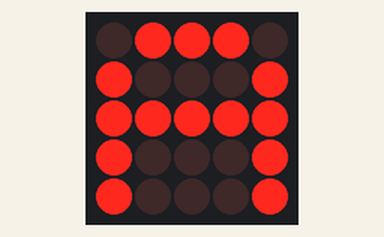
The sketch below on a simulated Arduino Uno, built with avr-gcc and run on an emulated ATmega328P. On the bench: 5×5 LED matrix. Wiring (inferred from the names in the program): LED matrix (orientation assumed): rows pin 1, pin 2, pin 3, pin 4, pin 5; columns pin 6, pin 7, pin 8, pin 9, pin 10.

Above: at 0.1 s.
At 5.1 s:
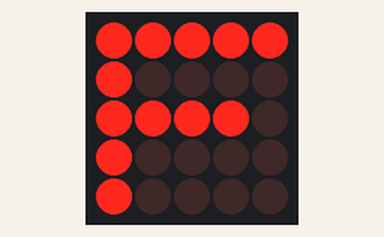
At 10.1 s:
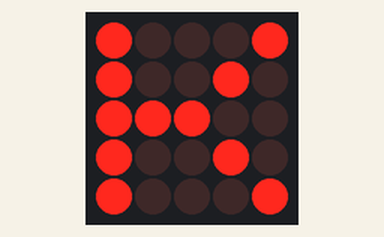
At 19.2 s:
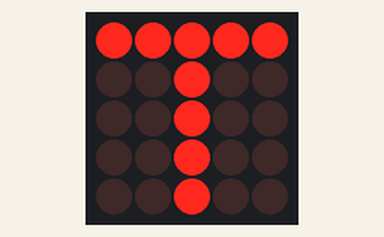
At 29.2 s:
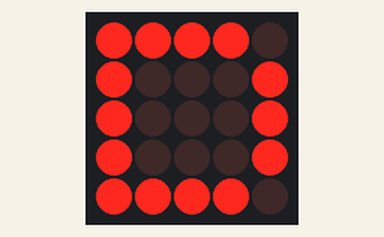
At 39.2 s:
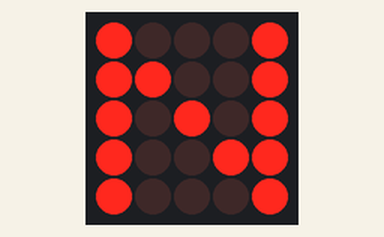

The sketch:

ledmatrix5x5.ino
```cpp
// Define the Arduino pins for your Rows and Columns
const int rowPins[5] = {1, 2, 3, 4, 5};
const int colPins[5] = {6, 7, 8, 9, 10};

// The 5x5 Alphabet defined using binary.
// The 1s and 0s literally draw the shape of each letter!
const byte alphabet[26][5] = {
  {0b01110, 0b10001, 0b11111, 0b10001, 0b10001}, // A
  {0b11110, 0b10001, 0b11110, 0b10001, 0b11110}, // B
  {0b01111, 0b10000, 0b10000, 0b10000, 0b01111}, // C
  {0b11110, 0b10001, 0b10001, 0b10001, 0b11110}, // D
  {0b11111, 0b10000, 0b11110, 0b10000, 0b11111}, // E
  {0b11111, 0b10000, 0b11110, 0b10000, 0b10000}, // F
  {0b01111, 0b10000, 0b10111, 0b10001, 0b01111}, // G
  {0b10001, 0b10001, 0b11111, 0b10001, 0b10001}, // H
  {0b01110, 0b00100, 0b00100, 0b00100, 0b01110}, // I
  {0b00111, 0b00010, 0b00010, 0b10010, 0b01100}, // J
  {0b10001, 0b10010, 0b11100, 0b10010, 0b10001}, // K
  {0b10000, 0b10000, 0b10000, 0b10000, 0b11111}, // L
  {0b10001, 0b11011, 0b10101, 0b10001, 0b10001}, // M
  {0b10001, 0b11001, 0b10101, 0b10011, 0b10001}, // N
  {0b01110, 0b10001, 0b10001, 0b10001, 0b01110}, // O
  {0b11110, 0b10001, 0b11110, 0b10000, 0b10000}, // P
  {0b01110, 0b10001, 0b10101, 0b10010, 0b01101}, // Q
  {0b11110, 0b10001, 0b11110, 0b10100, 0b10010}, // R
  {0b01111, 0b10000, 0b01110, 0b00001, 0b11110}, // S
  {0b11111, 0b00100, 0b00100, 0b00100, 0b00100}, // T
  {0b10001, 0b10001, 0b10001, 0b10001, 0b01110}, // U
  {0b10001, 0b10001, 0b10001, 0b01010, 0b00100}, // V
  {0b10001, 0b10001, 0b10101, 0b11011, 0b10001}, // W
  {0b10001, 0b01010, 0b00100, 0b01010, 0b10001}, // X
  {0b10001, 0b01010, 0b00100, 0b00100, 0b00100}, // Y
  {0b11111, 0b00010, 0b00100, 0b01000, 0b11111}  // Z
};

void setup() {
  // Set all Row and Column pins as OUTPUT and initialize them to OFF
  for (int i = 0; i < 5; i++) {
    pinMode(rowPins[i], OUTPUT);
    pinMode(colPins[i], OUTPUT);
    digitalWrite(rowPins[i], LOW);   // Rows OFF
    digitalWrite(colPins[i], HIGH);  // Columns OFF
  }
}

void loop() {
  // Cycle through all 26 letters
  for (int letterIndex = 0; letterIndex < 26; letterIndex++) {

    // Show the current letter for 800 milliseconds
    displayCharacter(alphabet[letterIndex], 800);

    // Keep the matrix blank for 200 milliseconds between letters
    clearMatrix(200);
  }
}

// Function to handle the multiplexing (scanning) of a single letter
void displayCharacter(const byte characterData[5], int durationMs) {
  unsigned long start_time = millis();

  // Keep scanning the rows until the duration is up
  while (millis() - start_time < durationMs) {
    for (int r = 0; r < 5; r++) {

      // 1. Turn ON the current row
      digitalWrite(rowPins[r], HIGH);

      // 2. Turn ON the correct columns by reading the bits in the byte
      for (int c = 0; c < 5; c++) {
        // bitRead extracts a specific 1 or 0 from the binary row
        // We use (4 - c) because the first bit (c=0) is on the far left (bit 4)
        if (bitRead(characterData[r], 4 - c) == 1) {
          digitalWrite(colPins[c], LOW);  // Turn column ON
        } else {
          digitalWrite(colPins[c], HIGH); // Turn column OFF
        }
      }

      // 3. Wait a fraction of a millisecond
      delayMicroseconds(2000);

      // 4. Turn OFF all columns to prevent ghosting
      for (int c = 0; c < 5; c++) {
        digitalWrite(colPins[c], HIGH);
      }

      // 5. Turn OFF the current row
      digitalWrite(rowPins[r], LOW);
    }
  }
}

// Function to blank out the screen completely for a set amount of time
void clearMatrix(int durationMs) {
  unsigned long start_time = millis();
  while (millis() - start_time < durationMs) {
    for (int i = 0; i < 5; i++) {
      digitalWrite(rowPins[i], LOW);
      digitalWrite(colPins[i], HIGH);
    }
  }
}
```

Measured:
- what the display in image 0 shows lasts 0.9 s, from 0.0 s to 0.9 s
